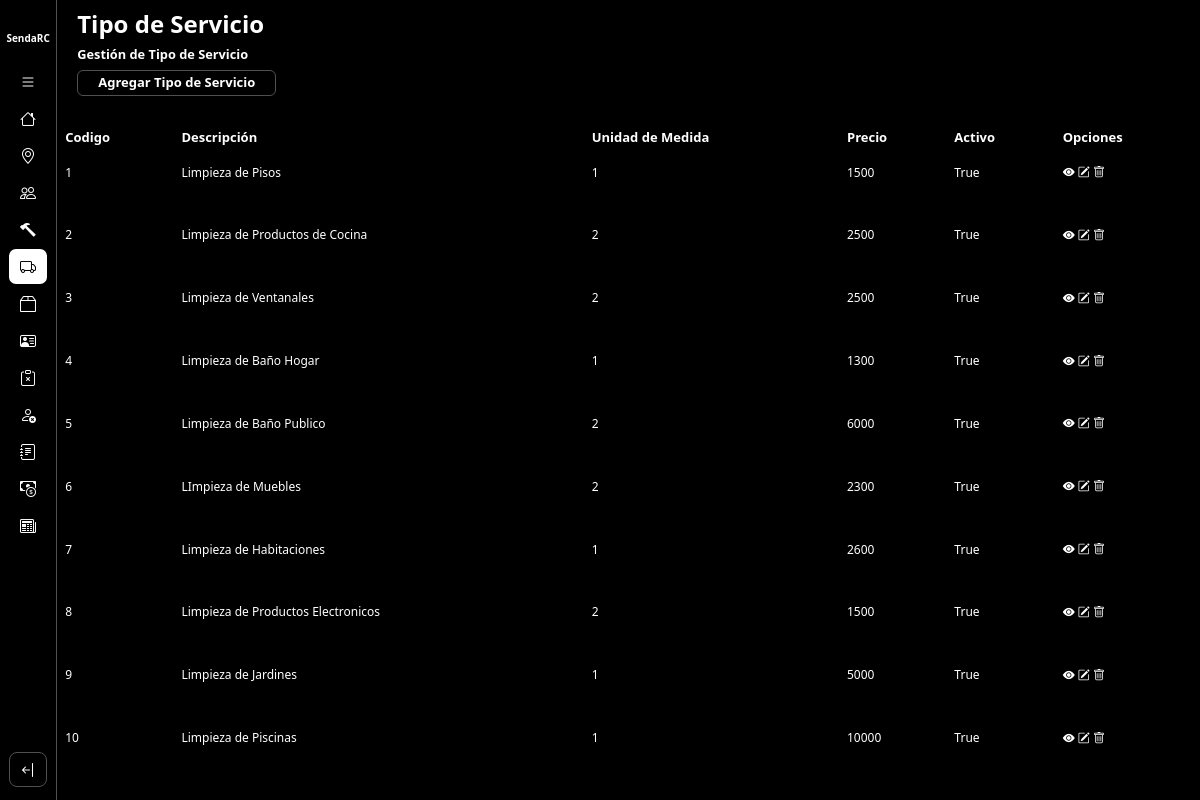
Before: /gestionTipoServicio/ with the older database file.
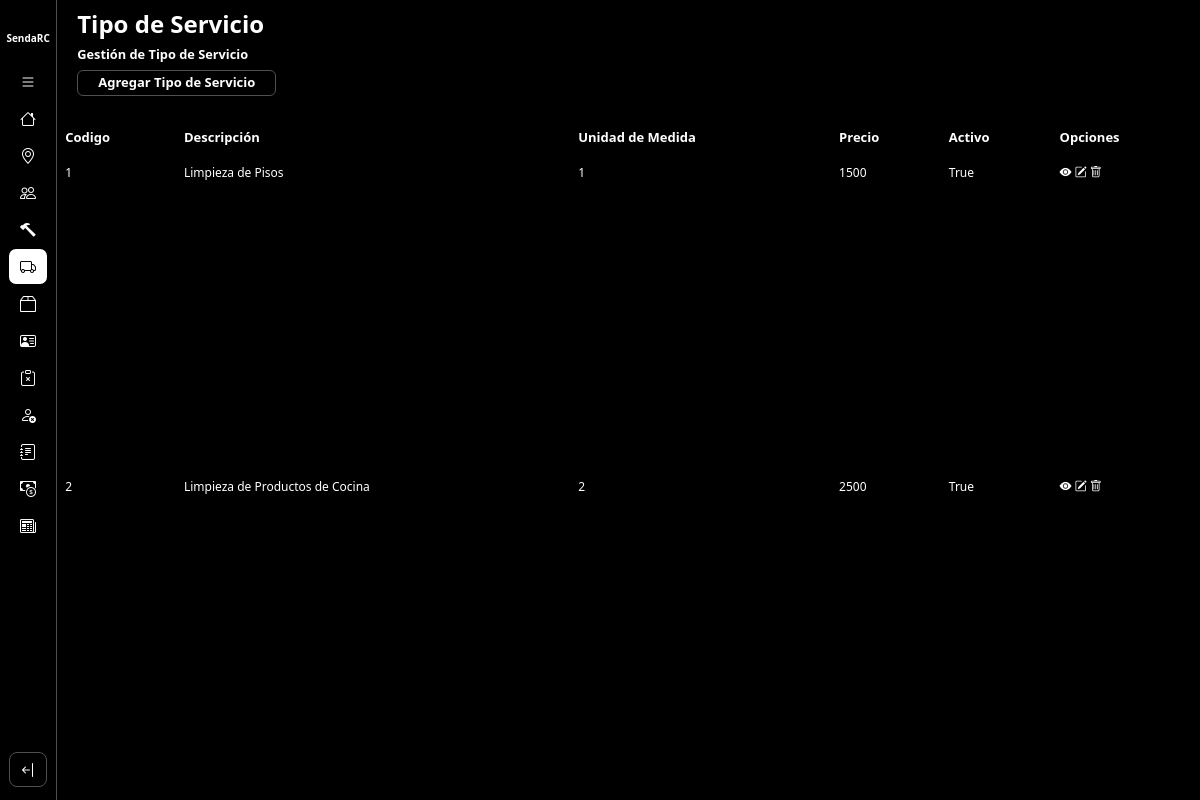
After: the same page with the newer database file.
### core/models.py (models this page shows)
class TipoServicio(models.Model):
    UNIDAD = {
        (1, 'm2'),
        (2, 'unidad')
    }
    descripcion = models.CharField(max_length=50)
    unidad_medida = models.PositiveIntegerField(choices=UNIDAD)
    precio = models.IntegerField()
    insumos = models.ManyToManyField(Insumo, through='CantInsumoServicio')
    maquinarias = models.ManyToManyField(Maquinaria)
    activo = models.BooleanField(default=True)

### core/views.py (the view)
# urls.py: path('gestionTipoServicio/', gestionTipoServicio.as_view(), name='gestionTipoServicio'),
class gestionTipoServicio(ListView):
    model = TipoServicio
    template_name = 'tipoServicio/gestionTipoServicio.html'
    context_object_name = 'tipoServicios'

### core/templates/tipoServicio/gestionTipoServicio.html (shortened to what this page needs)
{% extends 'layouts/baseGestion.html' %}
{% load static %}
{% block extracss %}
    {{block.super}}
<link href="{% static 'css/baseGestion.css' %}" rel="stylesheet" />
{% endblock %}
{% block title%}
    <h1>Tipo de Servicio</h1>
    <h2>Gestión de Tipo de Servicio</h2>
    <a href="{% url 'altaTipoServicio' %}" class="btn-agregarEntidad">Agregar Tipo de Servicio</a>
{% endblock %}
{% block listado%}
<table class="table table-dark">
    <thead>
        <tr>
            <th scope="col">Codigo</th>
            <th scope="col">Descripción</th>
            <th scope="col">Unidad de Medida</th>
            <th scope="col">Precio</th>
            <th scope="col">Activo</th>
            <th scope="col">Opciones</th>
        </tr>
        </thead>
    <tbody>
        {% for tipo in tipoServicios %}
            <tr class="fila-tabla" data-id="{{ tipo.pk }}">
                <td scope="row">{{ tipo.pk }}</td>
                <td scope="row">{{ tipo.descripcion }}</td>
                <td scope="row">{{ tipo.unidad_medida }}</td>
                <td scope="row">{{ tipo.precio }}</td>
                <td scope="row">{{ tipo.activo }}</td>
                <td scope="row">
                    <button href="{% url 'detalleTipoServicio' tipo.pk %}" class="opcion" type="button"
                        data-url="/gestionTipoServicio/{{tipo.pk}}"
                        data-bs-toggle="offcanvas"
                        data-bs-target="#offcanvasExample"
                        aria-controls="offcanvasExample"><i class="bi bi-eye-fill"></i></button>
                    <a href="{% url 'modificarTipoServicio' tipo.pk %}" class="opcion"><i class="bi bi-pencil-square"></i></i></a>
                    <button href="#" class="opcion"><i class="bi bi-trash"></i></button>
                </td>
            </tr>
        {% endfor %}
    </tbody>
</table>
{% endblock %}

### SendaRC/templates/layouts/baseGestion.html (shortened to what this page needs)
{% extends 'layouts/baseInicio.html' %}
{% load static %}
{% block extracss %}
    {{block.super}}
    <link href="{% static 'css/baseGestion.css' %}" rel="stylesheet"/>
{% endblock %}
{% block seccion-main %}
        <div class="seccion-cabecera">
            {% block title %}
            {% endblock %}
        </div>
        <div class="secccion-listado">
            {% block listado %}
            {% endblock %}
        </div>
{% endblock %}

### SendaRC/templates/layouts/baseInicio.html (shortened to what this page needs)
{% extends 'layouts/base.html' %}
{% load static %}
{% block extracss %}
    <link href="{% static 'css/baseInicio.css' %}" rel="stylesheet" />
{% endblock %}
{% block container %}
<main class="container-main">
    <aside class="nav-container">
        <nav class="navbar d-flex flex-column flex-shrink-0 bg-body-tertiary">
            <a href="/" class="d-block p-3 link-body-emphasis text-decoration-none" data-bs-toggle="tooltip"
                data-bs-placement="right" data-bs-original-title="Icon-only">
                <span class="icono-sendaRC">SendaRC</span>
            </a>
            <ul class="list-navbar nav nav-pills nav-flush flex-column mb-auto text-center">
                <li class="nav-item" id="expand-button">
                    <button id="btn-toExpand" href="#" class="nav-link py-3 rounded-2" aria-current="page" data-bs-toggle="tooltip"
                        data-bs-placement="right" aria-label="open-bar" data-bs-original-title="open-bar">
                        <i class="bi bi-list"></i>
                    </button>
                </li>
                <li class="nav-item {% if request.path == '/home/' %}active{% endif %}">
                    <a href="{% url 'home' %}" class="nav-link py-3 rounded-2" aria-current="page" data-bs-toggle="tooltip"
                        data-bs-placement="right" aria-label="Home" data-bs-original-title="Home">
                        <i class="bi bi-house"></i>
                    </a>
                </li>
                <li class="nav-item {% if request.path == '/gestionLocalidad/' or request.path == '/altaLocalidad/' %}active{% endif %}">
                    <a href="{% url 'gestionLocalidad' %}" class="nav-link py-3 rounded-2" aria-current="page" data-bs-toggle="tooltip"
                        data-bs-placement="right" aria-label="Localidades" data-bs-original-title="Localidades">
                        <i class="bi bi-geo-alt"></i>
                    </a>
                </li>
                <li class="nav-item {% if request.path == '/gestionEmpleado/' or request.path == '/altaEmpleado/' %}active{% endif %}">
                    <a href="{% url 'gestionEmpleado' %}" class="nav-link py-3 rounded-2" aria-current="page" data-bs-toggle="tooltip"
                        data-bs-placement="right" aria-label="Empleados" data-bs-original-title="Empleados">
                        <i class="bi bi-people"></i>
                    </a>
                </li>
                <li class="nav-item {% if request.path == '/gestionMaquinaria/' or request.path == '/altaMaquinaria/' %}active{% endif %}">
                    <a href="{% url 'gestionMaquinaria' %}" class="nav-link py-3 rounded-2" aria-current="page" data-bs-toggle="tooltip"
                        data-bs-placement="right" aria-label="Maquinarias" data-bs-original-title="Maquinarias">
                        <i class="bi bi-hammer"></i>
                    </a>
                </li>
                <li class="nav-item {% if request.path == '/gestionTipoServicio/' or request.path == '/altaTipoServicio/' %}active{% endif %}">
                    <a href="{% url 'gestionTipoServicio' %}" class="nav-link py-3 rounded-2" aria-current="page" data-bs-toggle="tooltip"
                        data-bs-placement="right" aria-label="TipoServicios" data-bs-original-title="TipoServicios">
                        <i class="bi bi-truck"></i>
                    </a>
                </li>
                <li class="nav-item {% if request.path == '/gestionInsumos/' or request.path == '/altaInsumo/' %}active{% endif %}">
                    <a href="{% url 'gestionInsumos' %}" class="nav-link py-3 rounded-2" aria-current="page" data-bs-toggle="tooltip"
                        data-bs-placement="right" aria-label="Insumos" data-bs-original-title="Insumos">
                        <i class="bi bi-box2"></i>
                    </a>
                </li>
                <li class="nav-item {% if request.path == '/gestionClientes/' or request.path == '/altaCliente/' %}active{% endif %}">
                    <a href="{% url 'gestionClientes' %}" class="nav-link py-3 rounded-2" aria-current="page" data-bs-toggle="tooltip"
                        data-bs-placement="right" aria-label="Clientes" data-bs-original-title="Clientes">
                        <i class="bi bi-person-vcard"></i>
                    </a>
                </li>
                <li class="nav-item">
                    <a href="#" class="nav-link py-3 rounded-2" aria-current="page" data-bs-toggle="tooltip"
                        data-bs-placement="right" aria-label="Reclamos" data-bs-original-title="Reclamos">
                        <i class="bi bi-clipboard-x"></i>
                    </a>
                </li>
                <li class="nav-item {% if request.path == '/gestionSanciones/' or request.path == '/altaSancion/' %}active{% endif %}">
                    <a href="{% url 'gestionSanciones' %}" class="nav-link py-3 rounded-2" aria-current="page" data-bs-toggle="tooltip"
                        data-bs-placement="right" aria-label="Sanciones" data-bs-original-title="Sanciones">
                        <i class="bi bi-person-x"></i>
                    </a>
                </li>
                <li class="nav-item">
                    <a href="#" class="nav-link py-3 rounded-2" aria-current="page" data-bs-toggle="tooltip"
                        data-bs-placement="right" aria-label="Asistencias" data-bs-original-title="Asistencias">
                        <i class="bi bi-journal-text"></i>
                    </a>
                </li>
                <li class="nav-item {% if request.path == '/gestionServicios/' %}active{% endif %}">
                    <a href="{% url 'gestionServicios' %}" class="nav-link py-3 rounded-2" aria-current="page" data-bs-toggle="tooltip"
                        data-bs-placement="right" aria-label="Presupuestos" data-bs-original-title="Presupuestos">
                        <i class="bi bi-cash-coin"></i>
                    </a>
                </li>
                <li class="nav-item">
                    <a href="#" class="nav-link py-3 rounded-2" aria-current="page" data-bs-toggle="tooltip"
                        data-bs-placement="right" aria-label="Facturas" data-bs-original-title="Facturas">
                        <i class="bi bi-newspaper"></i>
                    </a>
                </li>
            </ul>
            <div class="container-btn-cerrar-sesion">
                <button class="cerrar-sesion-btn btn btn-primary d-inline-flex align-items-center" type="button">
                    <i class="bi bi-arrow-bar-left"></i>
                </button>
            </div>
        </nav>
    </aside>
    <section class="container-seccion-main">
        {% block seccion-main %}
        {% endblock %}
    </section>
</main>
{% endblock %}

### SendaRC/templates/layouts/base.html (shortened to what this page needs)
{% load static %}
<!DOCTYPE html>
<html lang="en">
<head>
  <link href="{% static 'libs/bootstrap/css/bootstrap.css' %}" rel="stylesheet">
  <link rel="stylesheet" href="{% static 'libs/dataTables/css/dataTables.bootstrap5.min.css' %}">
  <link href="{% static 'css/base.css' %}" rel="stylesheet"/>
  <link href="{% static 'libs/jqueryToast/src/jquery.toast.css'%}" rel="stylesheet"/>
  <link rel="stylesheet" href="https://cdn.jsdelivr.net/npm/bootstrap-icons@1.11.1/font/bootstrap-icons.css">
  <link href="{% static 'libs/select2/css/select2.min.css'%}" rel="stylesheet" />
  {% block extracss %}{% endblock %}
</head>
<body>
  {% block container %}
  {% endblock %}
</body>
</html>

### static/css/base.css (style rules this page uses)
* { margin: 0; padding: 0; box-sizing: border-box; }
body { background-color: black; }

### static/css/baseInicio.css (style rules this page uses)
.container-main { display: flex; width: 100%; height: 100%; }
.container-seccion-main { width: 100%; height: 100vh; }
.nav-container { width: 60px; height: 100vh; border-right: 1px solid #505050; transition: all 0.3s ease-in-out; overflow: hidden; }
.nav-item { border-radius: 7px; }
.navbar { background-color: black !important; height: 100%; align-content: center; }
.nav-link { width: 38px; height: 35px; display: flex; justify-content: center; align-items: center; color: white; }
.list-navbar { gap: 2px; }
.container-btn-cerrar-sesion > button { width: 38px !important; height: 35px !important; background-color: black; border: 1px solid #505050; display: flex; justify-content: center; align-items: center; color: white; margin-bottom: 5px; }
.icono-sendaRC { color: white; font-weight:bold; font-size: 10px; }
.active { background-color: white; }
.active > a > i { color: #000; }
#btn-toExpand { background:none; color: #fff; }

### static/css/baseGestion.css (style rules this page uses)
.seccion-cabecera { color: #FFF; width: 100%; height: 15%; padding-left: 20px; padding-top: 10px; display: flex; flex-direction: column; align-items: start; }
.seccion-cabecera > h1 { font-size: 1.5rem; font-weight: 700; }
.seccion-cabecera > h2 { font-size: 0.8rem; font-weight: 700; }
.secccion-listado { height: 85%; display: flex; justify-content: center; }
.table>tbody>tr:nth-child(odd)>td, .table>thead>tr:nth-child(odd)>th { background-color: #000; }
.table>tbody>tr:nth-child(even)>td, .table>tbody>tr:nth-child(even)>th { background-color: #000; }
.table thead { font-size: 13px; }
.table tbody { font-size: 12px; }
.seccion-cabecera > a { color: #FFF; font-size: 13px; border-radius: 6px; text-decoration: none; font-weight: 700; border: 1px solid #505050; padding-inline: 20px; padding-block: 2px; background-color: #000; transition: background-color 0.1s ease-in-out; }
.opcion { background: none; border: none; color: #fff; }

Changed rows visible on the page:
removed TipoServicio: pk "3", descripcion "Limpieza de Ventanales", unidad_medida "2", precio "2500", activo "True"
removed TipoServicio: pk "4", descripcion "Limpieza de Baño Hogar", unidad_medida "1", precio "1300", activo "True"
removed TipoServicio: pk "5", descripcion "Limpieza de Baño Publico", unidad_medida "2", precio "6000", activo "True"
removed TipoServicio: pk "6", descripcion "LImpieza de Muebles", unidad_medida "2", precio "2300", activo "True"
removed TipoServicio: pk "7", descripcion "Limpieza de Habitaciones", unidad_medida "1", precio "2600", activo "True"
removed TipoServicio: pk "8", descripcion "Limpieza de Productos Electronicos", unidad_medida "2", precio "1500", activo "True"
removed TipoServicio: pk "9", descripcion "Limpieza de Jardines", unidad_medida "1", precio "5000", activo "True"
removed TipoServicio: pk "10", descripcion "Limpieza de Piscinas", unidad_medida "1", precio "10000", activo "True"
